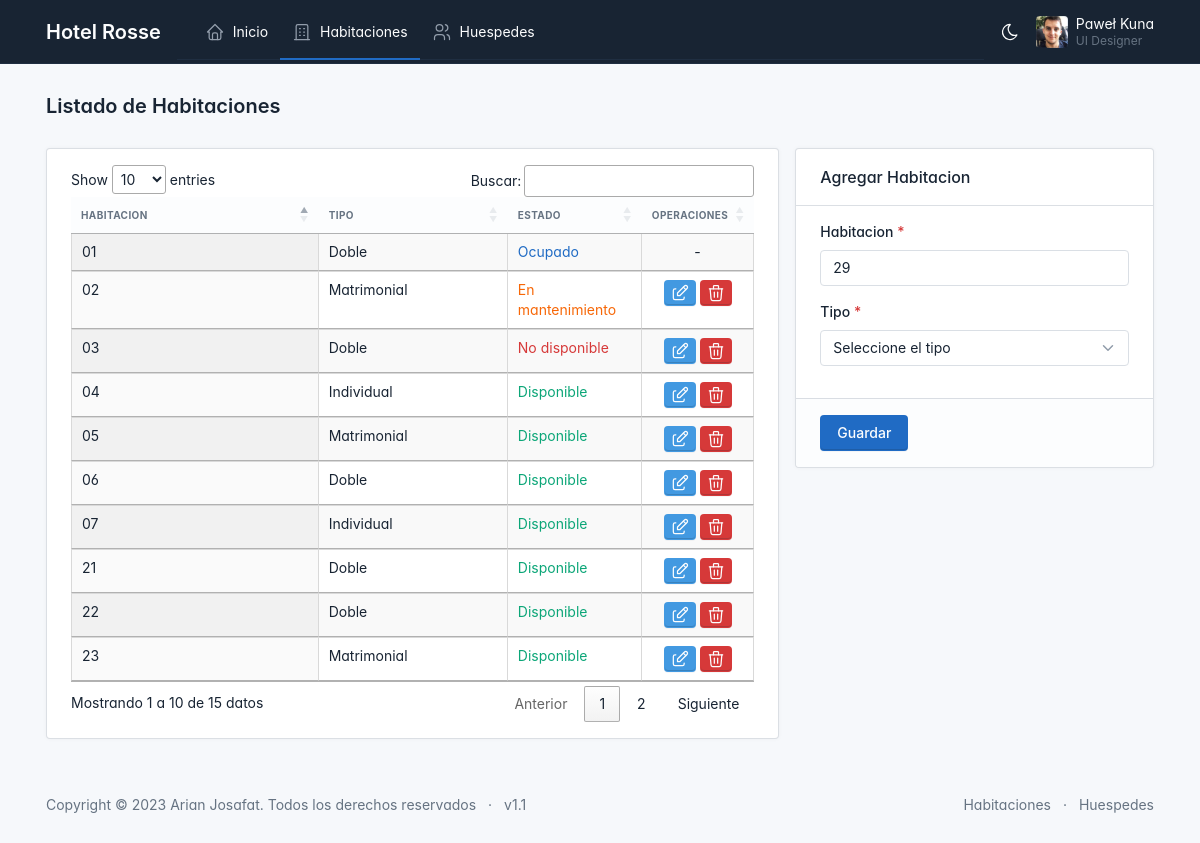
The page /habitaciones/ on the database its author committed.
### hotel/models.py (models this page shows, shortened)
class Habitacion(models.Model):
    habitacion = models.CharField(max_length=255)
    tipo = models.CharField(max_length=255)
    estado = models.IntegerField(default=1)

### hotel/views.py (the view, shortened to what this page needs)
# urls.py: path('habitaciones/', views.habitaciones, name='habitaciones'),
def habitaciones(request):
    habitaciones_list = Habitacion.objects.all()
    ultima_habitacion = Habitacion.objects.order_by('id').last()
    context = {
        'habitaciones': habitaciones_list,
        'last_hab': ultima_habitacion.habitacion,
        'tipos': ["Individual", "Matrimonial", "Doble", "Triple"],
        'estados': list(enumerate(["No disponible", "Disponible", "En mantenimiento"]))
    }
    return render(request, 'habitaciones.html', context)

### hotel/templates/habitaciones.html (shortened to what this page needs)
{% extends "layout/base.html" %}
{% block title_page %}
    Listado de Habitaciones
{% endblock %}
{% block content %}
    <div class="page-body">
        <div class="container-xl">
            <div class="row">
                <div class="col-md-8">
                    <div class="card">
                        <div class="card-body">
                            <div id="table-default" class="table-responsive">
                                <table id="tabladata" class="table display hover cell-border">
                                    <thead>
                                        <tr>
                                            <th width="40%">Habitacion</th>
                                            <th width="30%">Tipo</th>
                                            <th width="20%">Estado</th>
                                            <th width="10%">Operaciones</th>
                                        </tr>
                                    </thead>
                                    <tbody class="table-tbody">
                                        {% for hab in habitaciones %}
                                            <tr>
                                                <td>{{hab.habitacion}}</td>
                                                <td>{{hab.tipo}}</td>
                                                    {% if hab.estado == 1 %}
                                                        <td class="text-teal">Disponible</td>
                                                    {% elif hab.estado == 2 %}
                                                        <td class="text-orange">En mantenimiento</td>
                                                    {% elif hab.estado == 3 %}
                                                        <td class="text-blue">Ocupado</td>
                                                    {% elif hab.estado == 0 %}
                                                        <td class="text-red">No disponible</td>
                                                    {% endif %}
                                                <td class="text-center">
                                                    {% if hab.estado != 3 %}
                                                        <a style="padding: 2px 5px;" href="#" class="btn btn-info" data-bs-toggle="modal" data-bs-target="#edit{{hab.id}}">
                                                        </a>
                                                        <a style="padding: 2px 5px;" href="#" class="btn btn-danger" data-bs-toggle="modal" data-bs-target="#delete{{hab.id}}">
                                                        </a>
                                                    {% else %}
                                                        -
                                                    {% endif %}
                                                </td>
                                            </tr>
                                        {% endfor %}
                                    </tbody>
                                </table>
                            </div>
                        </div>
                    </div>
                </div>
                <div class="col-md-4">
                    <div class="card">
                        <div class="card-header">
                            <h4 class="card-title">Agregar Habitacion</h4>
                        </div>
                        <form id="form_agregar_habitacion" action="{% url 'habitaciones'  %}" method="POST">
                            <div class="card-body">
                                <div class="mb-3">
                                    <label class="form-label required">Habitacion</label>
                                    <input type="text" class="form-control" name="habitacion" value="{{ last_hab|add:1 }}" placeholder="Ingrese la habitacion" required>
                                </div>
                                <div class="mb-3">
                                    <label class="form-label required">Tipo</label>
                                    <select class="form-select " name="tipo" required>
                                        <option value="" hidden selected>Seleccione el tipo</option>
                                    </select>
                                </div>
                            </div>
                            <div class="card-footer">
                                <div class="row align-items-center">
                                    <div class="col-auto">
                                        <button type="submit" class="btn btn-primary">
                                            Guardar
                                        </button>
                                    </div>
                                </div>
                            </div>
                        </form>
                    </div>
                </div>
            </div>
        </div>
    </div>
{% endblock %}

### hotel/templates/layout/base.html (style rules this page uses)
:root { --tblr-font-sans-serif: "Inter Var", -apple-system, BlinkMacSystemFont, San Francisco, Segoe UI, Roboto, Helvetica Neue, sans-serif; }
body { font-feature-settings: "cv03", "cv04", "cv11"; }

### rows shown on the page
Habitacion: habitacion "01", tipo "Doble", estado "Ocupado"
Habitacion: habitacion "02", tipo "Matrimonial", estado "En mantenimiento"
Habitacion: habitacion "03", tipo "Doble", estado "No disponible"
Habitacion: habitacion "04", tipo "Individual", estado "Disponible"
Habitacion: habitacion "05", tipo "Matrimonial", estado "Disponible"
Habitacion: habitacion "06", tipo "Doble", estado "Disponible"
Habitacion: habitacion "07", tipo "Individual", estado "Disponible"
Habitacion: habitacion "21", tipo "Doble", estado "Disponible"
Habitacion: habitacion "22", tipo "Doble", estado "Disponible"
Habitacion: habitacion "23", tipo "Matrimonial", estado "Disponible"
Habitacion: habitacion "29"
